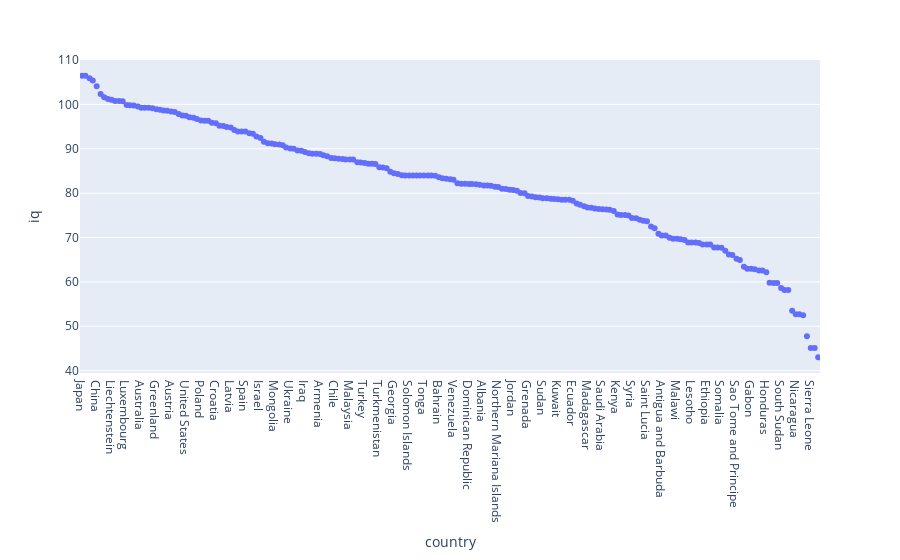

Notebook cell for this chart:
### Code cell
iq = px.data.tips()
iq = px.strip(iq_score, x="country", y="iq")
iq.show()

### Figure 1 — Plotly figure (JSON) as saved in the notebook; plotly's stock layout.template omitted (floating-point values rounded to 4 significant figures; data arrays with more than 128 entries replaced by an {"elided": "..."} marker saying what was removed)
{"data": [{"alignmentgroup": "True", "boxpoints": "all", "fillcolor": "rgba(255,255,255,0)", "hoveron": "points", "hovertemplate": "country=%{x}<br>iq=%{y}<extra></extra>", "legendgroup": "", "line": {"color": "rgba(255,255,255,0)"}, "marker": {"color": "#636efa"}, "name": "", "offsetgroup": "", "orientation": "v", "pointpos": 0, "showlegend": false, "type": "box", "x": {"elided": "199 str values"}, "x0": " ", "xaxis": "x", "y": {"elided": "199 float values"}, "y0": " ", "yaxis": "y"}], "layout": {"boxmode": "group", "legend": {"tracegroupgap": 0}, "margin": {"t": 60}, "xaxis": {"anchor": "y", "domain": [0, 1], "title": {"text": "country"}}, "yaxis": {"anchor": "x", "domain": [0, 1], "title": {"text": "iq"}}}}
